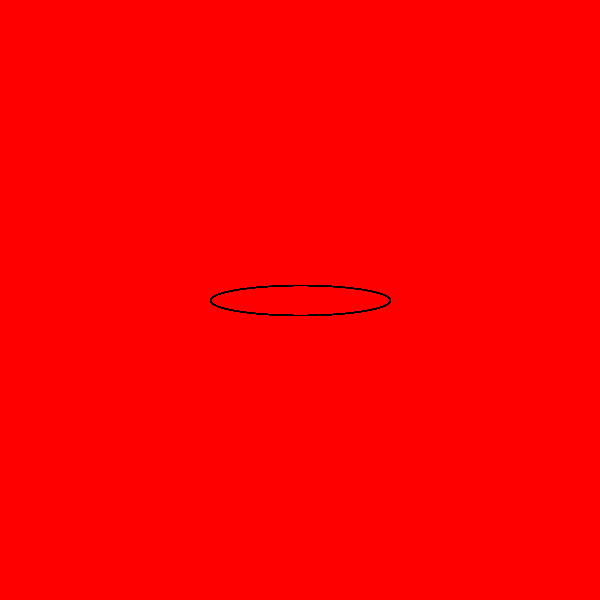
Frame 1 (no input)
Frame 60 (the mouse pressed at the canvas centre just before this capture): identical to frame 1, image omitted
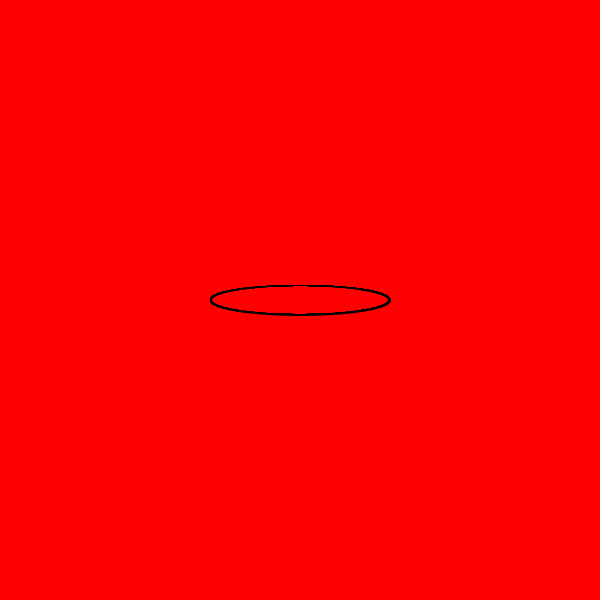
Frame 120 (the mouse held since frame 60 and released just before this capture)

The Processing sketch that drew these frames (run headless with seeded random() and noise(); from frame 60 on, the mouse is pressed at the canvas centre):

// Processing sketch: summative_task
// ── summative_task.pde
int xpos;//starting point x axis
int ypos;//start for y axis
int xDia;//x axis diameter of circle
int yDia;//y axis diameter of circle
int mousepos;
void setup() {
  size(600, 600);
  xpos=300;
  ypos=300;
  xDia=180;
  yDia=30;
}
void draw() {
  background(255, 0, 0);
  for (float i=0; i<30; i++) {
    pushMatrix();
    translate(xpos,ypos);
    noFill();
     rotate(radians(i*mouseX*mouseY));
    ellipse(0,0,xDia,yDia);
    popMatrix();
   
    
  }
  }
